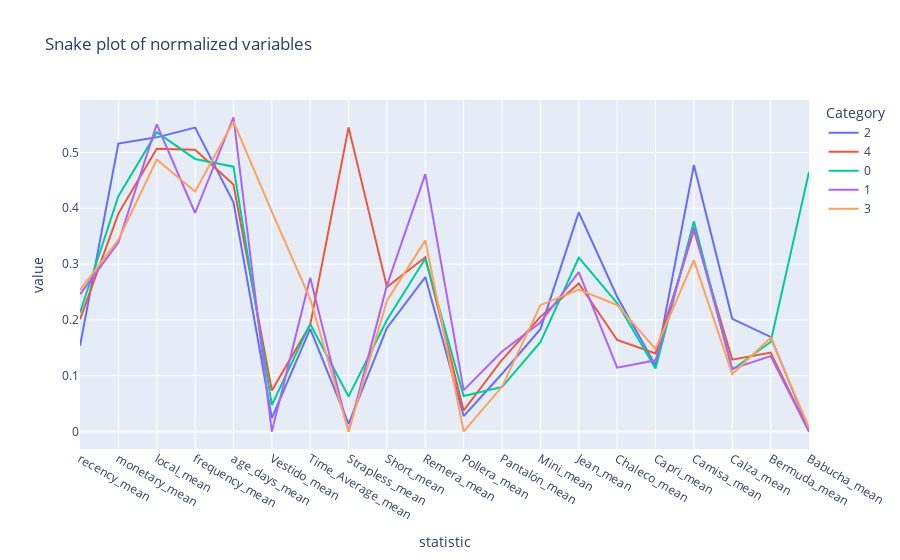

The notebook cell this image was saved under:
### Code cell
df_kmeans = df.copy()
df_kmeans.drop(['id_cliente','sexo','group_rfm','segment_rfm','group_gmm'], axis=1, inplace=True)
kmeans_statistics = cluster_summary(df_kmeans, 'group_kmeans', sta=True, statistics_list=['mean'])
kmeans_statistics = kmeans_statistics.sort_values(by=['statistic', 'value'], ascending=[False, True])

fig = px.line(kmeans_statistics, x="statistic", y="value", color='category',
              title='Snake plot of normalized variables',
              labels=labels
              )
fig.show()

### Figure 1 — Plotly figure (JSON) as saved in the notebook; plotly's stock layout.template omitted (floating-point values rounded to 4 significant figures)
{"data": [{"hovertemplate": "Category=2<br>statistic=%{x}<br>value=%{y}<extra></extra>", "legendgroup": "2", "line": {"color": "#636efa", "dash": "solid"}, "marker": {"symbol": "circle"}, "mode": "lines", "name": "2", "orientation": "v", "showlegend": true, "type": "scatter", "x": ["recency_mean", "monetary_mean", "local_mean", "frequency_mean", "age_days_mean", "Vestido_mean", "Time_Average_mean", "Strapless_mean", "Short_mean", "Remera_mean", "Pollera_mean", "Pantalón_mean", "Mini_mean", "Jean_mean", "Chaleco_mean", "Capri_mean", "Camisa_mean", "Calza_mean", "Bermuda_mean", "Babucha_mean"], "xaxis": "x", "y": [0.1536, 0.516, 0.5271, 0.5445, 0.4105, 0.02418, 0.1838, 0.01373, 0.1857, 0.2767, 0.02769, 0.1036, 0.1834, 0.3927, 0.2415, 0.1181, 0.4774, 0.202, 0.1695, 0.003044], "yaxis": "y"}, {"hovertemplate": "Category=4<br>statistic=%{x}<br>value=%{y}<extra></extra>", "legendgroup": "4", "line": {"color": "#EF553B", "dash": "solid"}, "marker": {"symbol": "circle"}, "mode": "lines", "name": "4", "orientation": "v", "showlegend": true, "type": "scatter", "x": ["recency_mean", "monetary_mean", "local_mean", "frequency_mean", "age_days_mean", "Vestido_mean", "Time_Average_mean", "Strapless_mean", "Short_mean", "Remera_mean", "Pollera_mean", "Pantalón_mean", "Mini_mean", "Jean_mean", "Chaleco_mean", "Capri_mean", "Camisa_mean", "Calza_mean", "Bermuda_mean", "Babucha_mean"], "xaxis": "x", "y": [0.2011, 0.3905, 0.5067, 0.505, 0.4425, 0.07357, 0.1911, 0.545, 0.2588, 0.3123, 0.03781, 0.1286, 0.2055, 0.2653, 0.1641, 0.1401, 0.3605, 0.1289, 0.1416, 0], "yaxis": "y"}, {"hovertemplate": "Category=0<br>statistic=%{x}<br>value=%{y}<extra></extra>", "legendgroup": "0", "line": {"color": "#00cc96", "dash": "solid"}, "marker": {"symbol": "circle"}, "mode": "lines", "name": "0", "orientation": "v", "showlegend": true, "type": "scatter", "x": ["recency_mean", "monetary_mean", "local_mean", "frequency_mean", "age_days_mean", "Vestido_mean", "Time_Average_mean", "Strapless_mean", "Short_mean", "Remera_mean", "Pollera_mean", "Pantalón_mean", "Mini_mean", "Jean_mean", "Chaleco_mean", "Capri_mean", "Camisa_mean", "Calza_mean", "Bermuda_mean", "Babucha_mean"], "xaxis": "x", "y": [0.2131, 0.4216, 0.5363, 0.4884, 0.4745, 0.04765, 0.1928, 0.06295, 0.2, 0.3101, 0.06378, 0.08005, 0.1601, 0.3115, 0.2303, 0.1131, 0.3767, 0.1108, 0.1605, 0.4652], "yaxis": "y"}, {"hovertemplate": "Category=1<br>statistic=%{x}<br>value=%{y}<extra></extra>", "legendgroup": "1", "line": {"color": "#ab63fa", "dash": "solid"}, "marker": {"symbol": "circle"}, "mode": "lines", "name": "1", "orientation": "v", "showlegend": true, "type": "scatter", "x": ["recency_mean", "monetary_mean", "local_mean", "frequency_mean", "age_days_mean", "Vestido_mean", "Time_Average_mean", "Strapless_mean", "Short_mean", "Remera_mean", "Pollera_mean", "Pantalón_mean", "Mini_mean", "Jean_mean", "Chaleco_mean", "Capri_mean", "Camisa_mean", "Calza_mean", "Bermuda_mean", "Babucha_mean"], "xaxis": "x", "y": [0.2459, 0.3386, 0.5503, 0.3916, 0.5627, 0, 0.2755, 0, 0.2619, 0.4613, 0.07415, 0.1433, 0.1954, 0.2854, 0.1145, 0.1276, 0.3661, 0.1125, 0.135, 0], "yaxis": "y"}, {"hovertemplate": "Category=3<br>statistic=%{x}<br>value=%{y}<extra></extra>", "legendgroup": "3", "line": {"color": "#FFA15A", "dash": "solid"}, "marker": {"symbol": "circle"}, "mode": "lines", "name": "3", "orientation": "v", "showlegend": true, "type": "scatter", "x": ["recency_mean", "monetary_mean", "local_mean", "frequency_mean", "age_days_mean", "Vestido_mean", "Time_Average_mean", "Strapless_mean", "Short_mean", "Remera_mean", "Pollera_mean", "Pantalón_mean", "Mini_mean", "Jean_mean", "Chaleco_mean", "Capri_mean", "Camisa_mean", "Calza_mean", "Bermuda_mean", "Babucha_mean"], "xaxis": "x", "y": [0.2538, 0.3433, 0.4873, 0.43, 0.5554, 0.3939, 0.2375, 0, 0.2343, 0.3425, 0, 0.08061, 0.2264, 0.2543, 0.2267, 0.148, 0.3071, 0.103, 0.1681, 0.006667], "yaxis": "y"}], "layout": {"legend": {"title": {"text": "Category"}, "tracegroupgap": 0}, "title": {"text": "Snake plot of normalized variables"}, "xaxis": {"anchor": "y", "domain": [0, 1], "title": {"text": "statistic"}}, "yaxis": {"anchor": "x", "domain": [0, 1], "title": {"text": "value"}}}}
